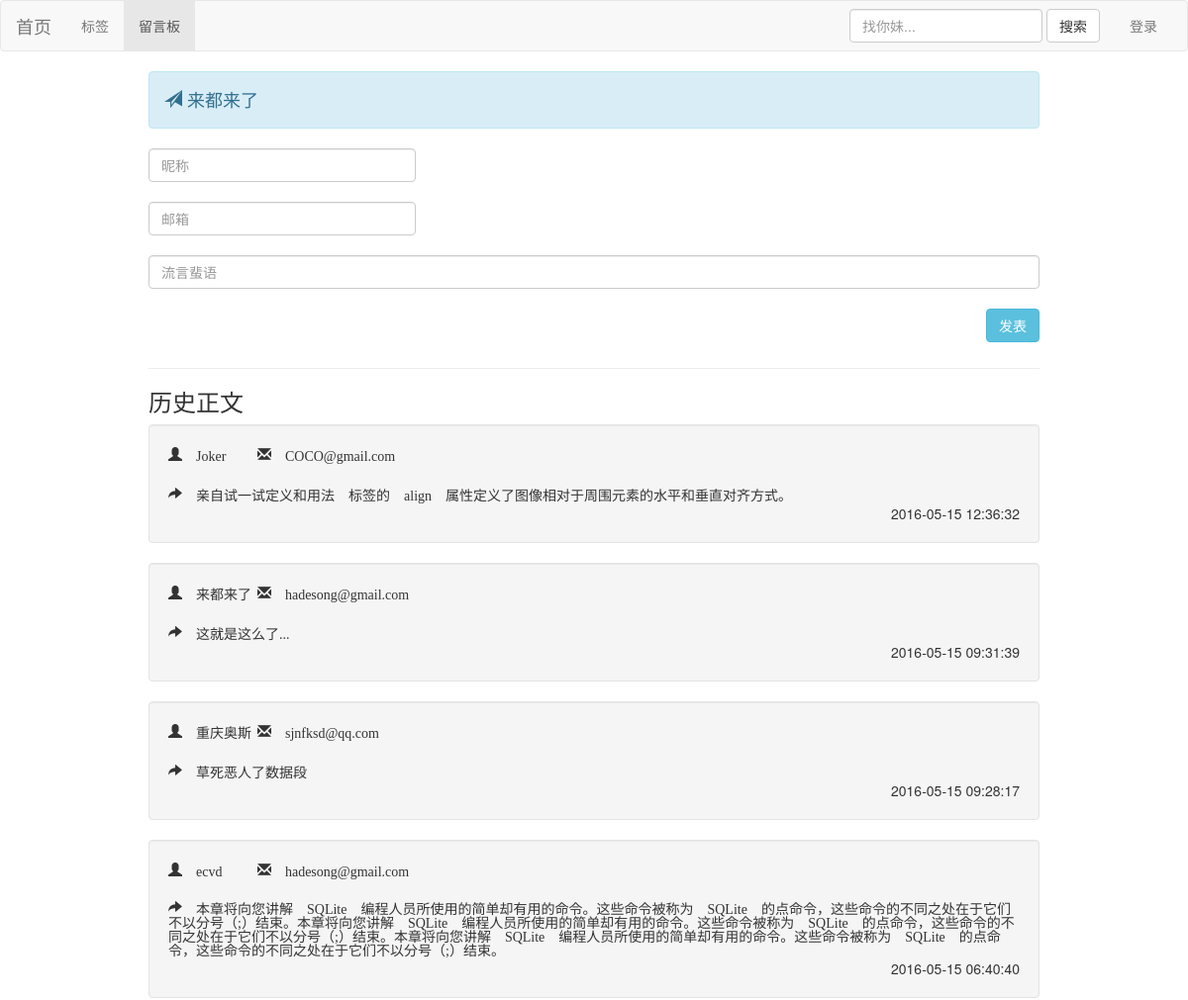
The app's page /gbook (upper part), older data.
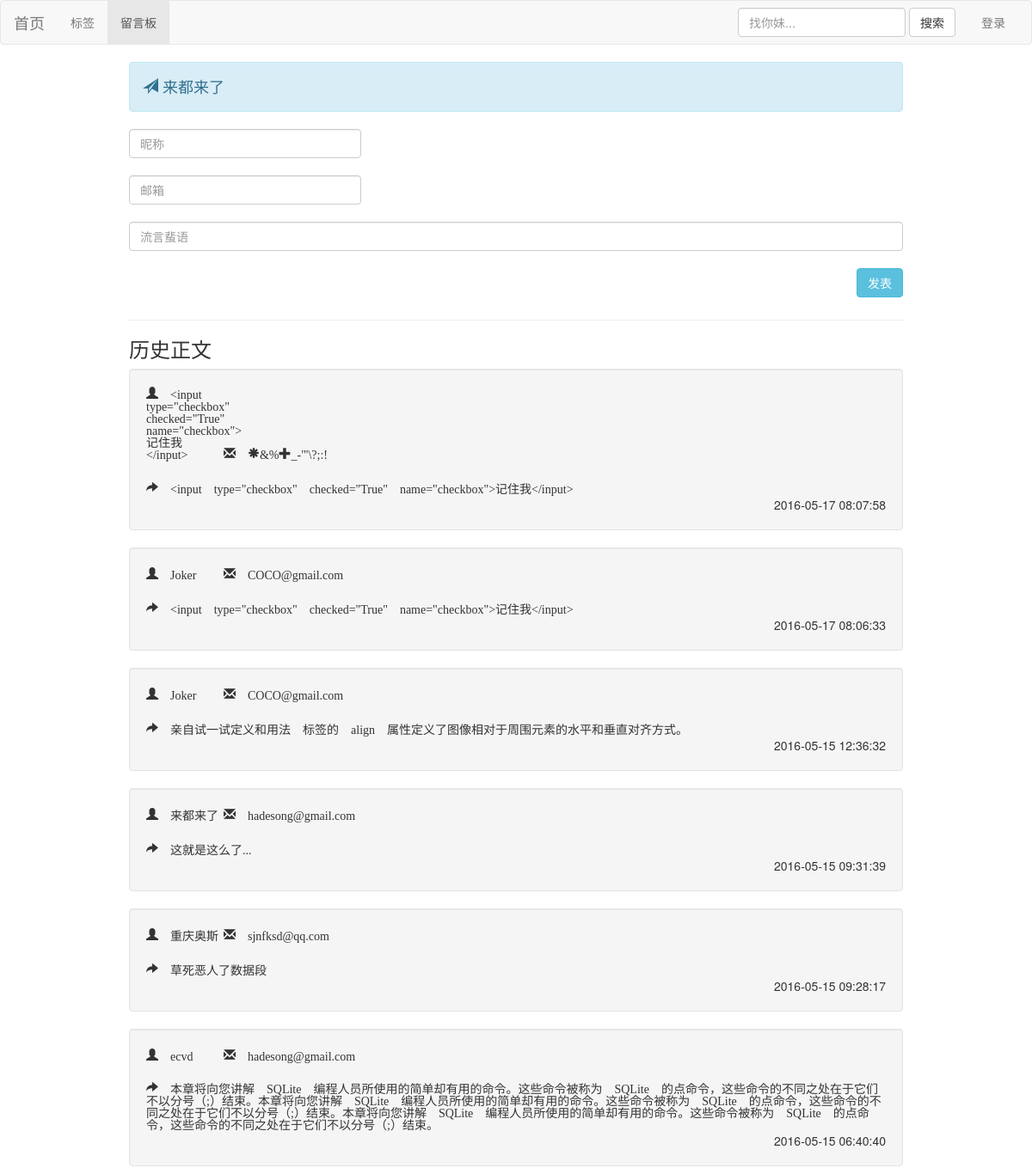
The same page, newer data.
### tables this page shows
CREATE TABLE gbooks
    (id INTEGER PRIMARY KEY AUTOINCREMENT , nikename text(20) , gemail text(20) , gtext  text(50) , time int(20));

### app_package/gbook.py (the view, shortened to what this page needs)
@gbook.route("/gbook" , methods = ['POST' , 'GET'])
def guest_book():
    conn = sqlite3.connect('app.db')
    sql_create_table = '''create table if not exists gbooks
    (id INTEGER PRIMARY KEY AUTOINCREMENT , nikename text(20) , gemail text(20) , gtext  text(50) , time int(20))'''
    conn.execute(sql_create_table)
    sql_sel = ''' select * from gbooks order by id desc;  '''
    cur_sel = conn.execute(sql_sel)
    gbooks_list = []
    for x in cur_sel:
        gbooks_list.append(list(x))
    ti = time.strftime("%Y-%m-%d %H:%M:%S", time.localtime(time.time()))
    return render_template('gbooks.html' ,list=gbooks_list)

### app_package/templates/gbooks.html
{% extends 'base.html'%} {% block index %}
<div style="margin: 0 auto; width:75%">
    <form action="/gbook" method="post">
        <div class="alert alert-info" role="alert">
            <font size="4">
            <span class="glyphicon glyphicon-send"></span>
              来都来了</font>
        </div>
        <div style="width:30%">
            <input type="text" class="form-control" id="name" name="gnickname" placeholder="昵称">
        </div>
        <br>
        <div style="width:30%">
            <input type="text" class="form-control" id="name" name="gemail" placeholder="邮箱">
        </div>
        <br>
        <div>
            <input type="text" class="form-control" id="name" name="gmessage" placeholder="流言蜚语">
        </div>
        <br>
        <div style="float:right">
            <button type="submit" class="btn btn-info">发表</button>
        </div>
    </form>
    <br>
    <br>
    <hr>
    <h3>历史正文</h3> {% for x in list %}
    <div class="well">
        <span class="glyphicon glyphicon-user" style="width:10%"> {{ x[1] }}</span>
        <span class="glyphicon glyphicon-envelope"> {{ x[2] }}</span>
        <br>
        <br>
        <span class="glyphicon glyphicon-share-alt"> {{ x[3] }}</span>
        <br>
        <div style="float:right">{{ x[4] }}</div>
        <br>
    </div>
    {% endfor %}
</div>
{% endblock %}

### app_package/templates/base.html (shortened to what this page needs)
<!DOCTYPE html>
<html>
<head>
    <link rel="stylesheet" href="//cdn.bootcss.com/bootstrap/3.3.5/css/bootstrap.min.css">
</head>
<body>
    <nav class="navbar navbar-default">
        <div class="container-fluid">
            <div class="navbar-header">
                <a class="navbar-brand" href="/">首页</a>
            </div>
            <div class="collapse navbar-collapse" id="bs-example-navbar-collapse-1">
                <ul class="nav navbar-nav">
                    <li >
                    <a href="/tags">标签<span class="sr-only">(current)</span></a>
                    </li>
                    <li class="active"><a href="/gbook">留言板</a></li>
                </ul>
                <ul class="nav navbar-nav navbar-right">
                    <li><a href="/login">登录</a></li>
                </ul>
                <form class="navbar-form navbar-right" role="search">
                    <div class="form-group">
                        <input type="text" class="form-control" placeholder="找你妹...">
                    </div>
                    <button type="submit" class="btn btn-default">搜索</button>
                </form>
            </div>
        </div>
    </nav>
{% block index %}
{% endblock %}
</body>
</html>

Row changes from the older to the newer data that the page shows:
added gbooks: nikename "<input type=\"checkbox\" checked=\"True\" name=\"checkbox\">记住我</input>", gemail "*&%+_-\"'\\?;:!", gtext "<input type=\"checkbox\" checked=\"True\" name=\"checkbox\">记住我</input>", time "2016-05-17 08:07:58"
added gbooks: nikename "Joker", gemail "COCO@gmail.com", gtext "<input type=\"checkbox\" checked=\"True\" name=\"checkbox\">记住我</input>", time "2016-05-17 08:06:33"
